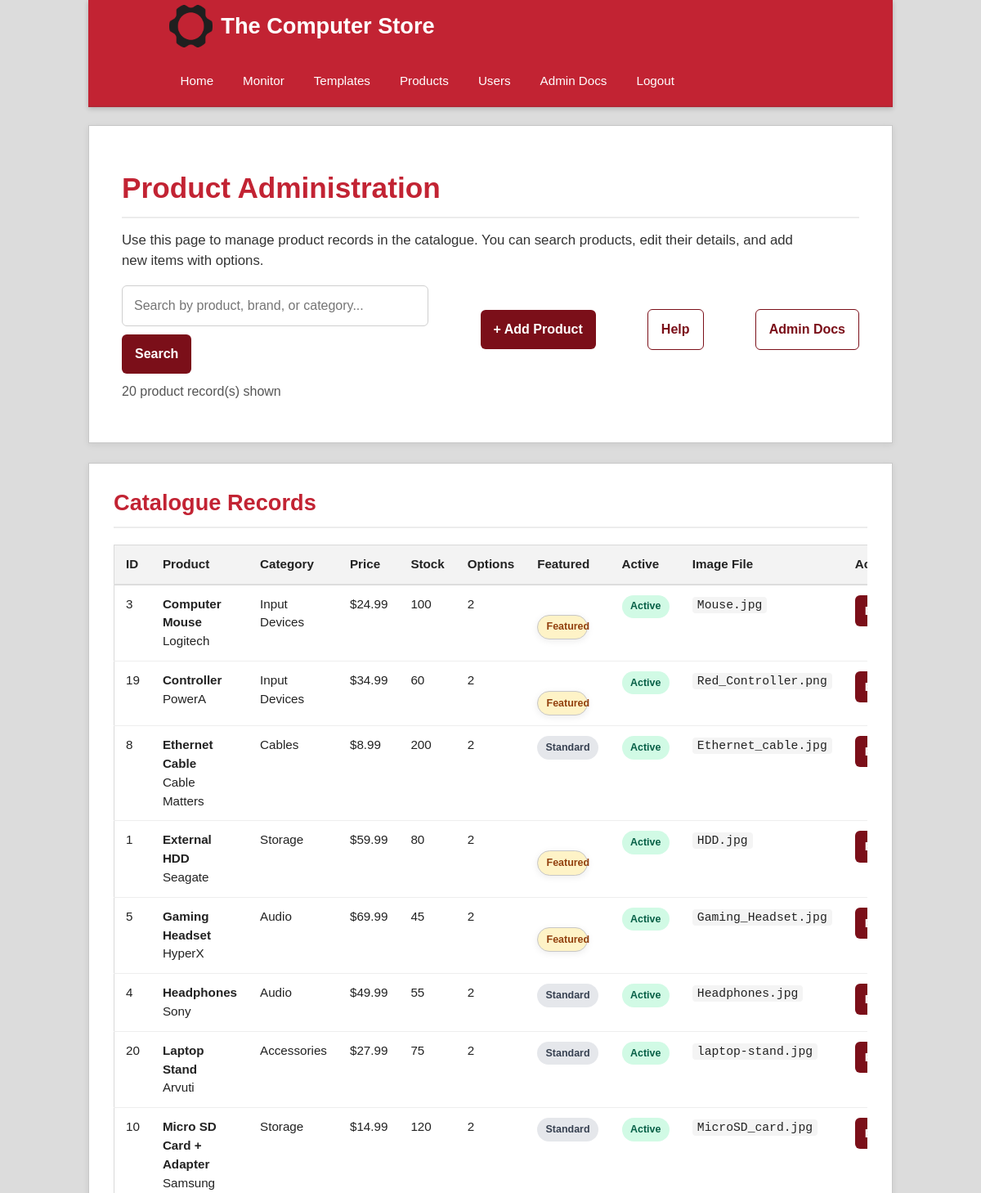
/backend/admin/products.php (signed in, upper part), run on an earlier commit of the app's database.
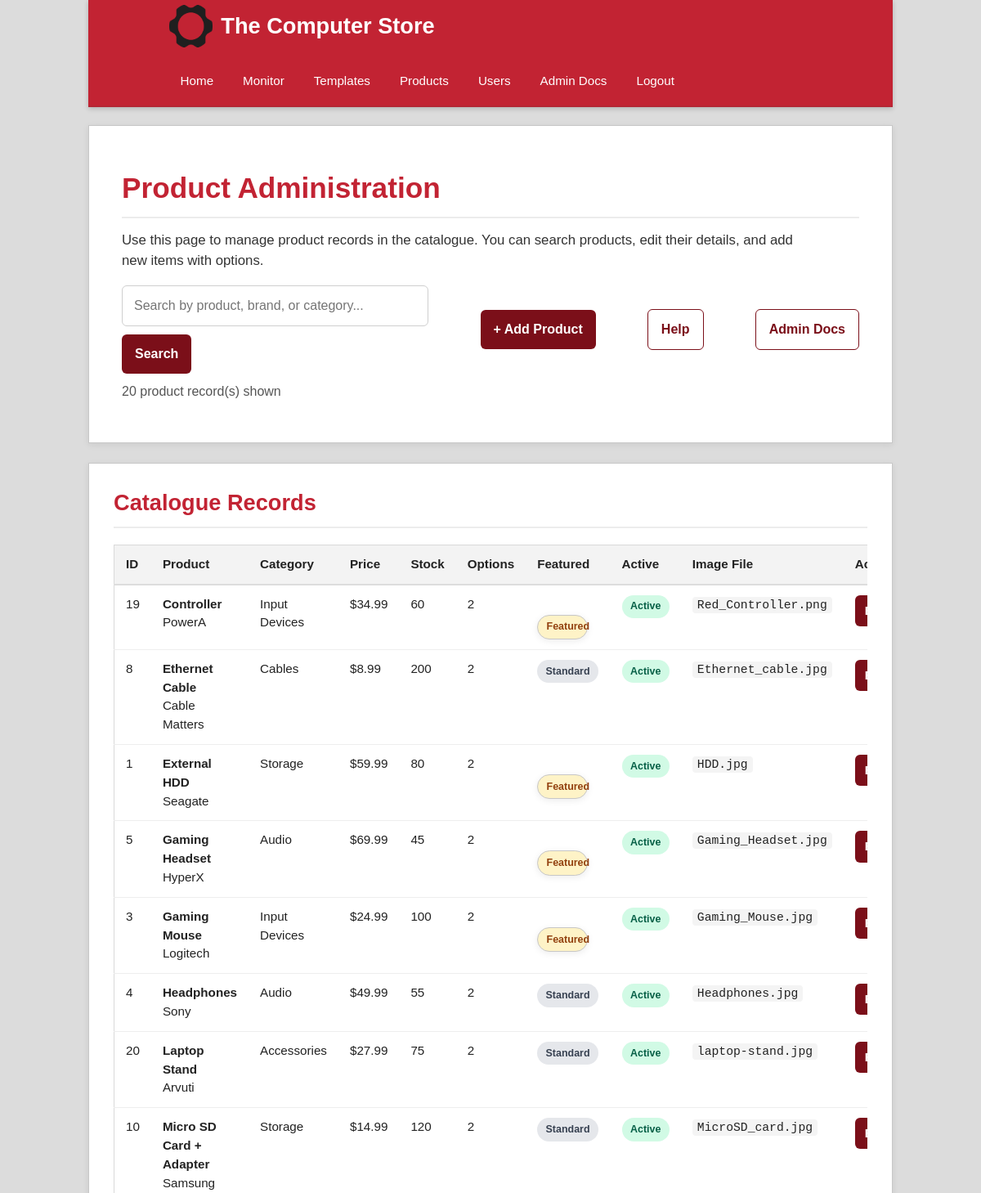
And on a later commit of the database.
### tables this page shows
CREATE TABLE IF NOT EXISTS products (
    id              INT AUTO_INCREMENT PRIMARY KEY,
    category_id     INT NOT NULL,
    title           VARCHAR(200) NOT NULL,
    brand           VARCHAR(150) NOT NULL,
    description     TEXT,
    base_price      DECIMAL(8,2) NOT NULL,
    stock           INT NOT NULL DEFAULT 0,
    image_file      VARCHAR(255),
    is_featured     TINYINT(1) DEFAULT 0,
    is_active       TINYINT(1) DEFAULT 1,
    created_at      TIMESTAMP DEFAULT CURRENT_TIMESTAMP,
    FOREIGN KEY (category_id) REFERENCES categories(id) ON DELETE CASCADE
);

CREATE TABLE IF NOT EXISTS categories (
    id          INT AUTO_INCREMENT PRIMARY KEY,
    name        VARCHAR(100) NOT NULL,
    slug        VARCHAR(100) NOT NULL UNIQUE,
    description TEXT,
    created_at  TIMESTAMP DEFAULT CURRENT_TIMESTAMP
);

### backend/config.php (called while the page is built, shortened)
<?php
function get_db(): PDO
{
    static $pdo = null;
    if ($pdo === null) {
        $dsn = 'mysql:host=' . DB_HOST . ';dbname=' . DB_NAME . ';charset=utf8mb4';
        $options = [
            PDO::ATTR_ERRMODE => PDO::ERRMODE_EXCEPTION,
            PDO::ATTR_DEFAULT_FETCH_MODE => PDO::FETCH_ASSOC,
            PDO::ATTR_EMULATE_PREPARES => false,
        ];
        $pdo = new PDO($dsn, DB_USER, DB_PASS, $options);
    }
    return $pdo;
}
function get_allowed_themes(): array
{
    return ['light', 'dark', 'holiday'];
}
function normalize_theme(string $theme): string
{
    return in_array($theme, get_allowed_themes(), true) ? $theme : 'light';
}
function get_active_theme(): string
{
    try {
        $pdo = get_db();
        $stmt = $pdo->query("
            SELECT setting_value
            FROM site_settings
            WHERE setting_key = 'active_theme'
            LIMIT 1
        ");
        $row = $stmt->fetch();
        return normalize_theme($row ? (string) $row['setting_value'] : 'light');
    } catch (PDOException $e) {
        return 'light';
    }
}
function h($str): string
{
    return htmlspecialchars((string) $str, ENT_QUOTES | ENT_SUBSTITUTE, 'UTF-8');
}

### backend/admin/products.php (the view, shortened to what the changed rows need)
<?php
require_once __DIR__ . '/../config.php';
$theme = get_active_theme();
$search = trim($_GET['q'] ?? '');
try {
    $pdo = get_db();
    if ($search !== '') {
        $stmt = $pdo->prepare("
            SELECT
                p.id,
                p.title,
                p.brand,
                p.base_price,
                p.stock,
                p.image_file,
                p.is_featured,
                p.is_active,
                c.name AS category_name,
                (
                    SELECT COUNT(*)
                    FROM product_options po
                    WHERE po.product_id = p.id
                ) AS option_count
            FROM products p
            JOIN categories c ON c.id = p.category_id
            WHERE p.title LIKE :search
               OR p.brand LIKE :search_brand
               OR c.name LIKE :search_category
            ORDER BY p.title ASC
        ");
        $stmt->execute([
            ':search' => "%{$search}%",
            ':search_brand' => "%{$search}%",
            ':search_category' => "%{$search}%",
        ]);
        $products = $stmt->fetchAll();
    } else {
        $stmt = $pdo->query("
            SELECT
                p.id,
                p.title,
                p.brand,
                p.base_price,
                p.stock,
                p.image_file,
                p.is_featured,
                p.is_active,
                c.name AS category_name,
                (
                    SELECT COUNT(*)
                    FROM product_options po
                    WHERE po.product_id = p.id
                ) AS option_count
            FROM products p
            JOIN categories c ON c.id = p.category_id
            ORDER BY p.title ASC
        ");
        $products = $stmt->fetchAll();
    }
} catch (PDOException $e) {
    $products = [];
    $message = 'Unable to load products: ' . $e->getMessage();
    $message_class = 'error';
}
?>
<!DOCTYPE html>
<html lang="en">
<head>
    <link rel="stylesheet" href="../../styles/<?= h($theme) ?>.css">
    <link rel="stylesheet" href="../../styles/admin-products.css">
</head>
<body class="theme-<?= h($theme) ?>">
<main>
    <div class="containerIntro">
        <div class="introText">
            <h1>Product Administration</h1>
        </div>
    </div>
    <div class="featured">
        <h1>Catalogue Records</h1>
        <div class="dataTableWrap">
            <table class="dataTable">
                <thead>
                    <tr>
                        <th>ID</th>
                        <th>Product</th>
                        <th>Category</th>
                        <th>Price</th>
                        <th>Stock</th>
                        <th>Options</th>
                        <th>Featured</th>
                        <th>Active</th>
                        <th>Image File</th>
                        <th>Action</th>
                    </tr>
                </thead>
                <tbody>
                    <?php if (empty($products)): ?>
                        <tr>
                            <td colspan="10">No products found.</td>
                        </tr>
                    <?php else: ?>
                        <?php foreach ($products as $product): ?>
                            <tr>
                                <td><?= (int) $product['id'] ?></td>
                                <td>
                                    <strong><?= h($product['title']) ?></strong><br>
                                    <span><?= h($product['brand']) ?></span>
                                </td>
                                <td><?= h($product['category_name']) ?></td>
                                <td>$<?= number_format((float) $product['base_price'], 2) ?></td>
                                <td><?= (int) $product['stock'] ?></td>
                                <td><?= (int) $product['option_count'] ?></td>
                                <td>
                                    <span class="statusPill <?= (int) $product['is_featured'] === 1 ? 'featured' : 'standard' ?>">
                                        <?= (int) $product['is_featured'] === 1 ? 'Featured' : 'Standard' ?>
                                    </span>
                                </td>
                                <td>
                                    <span class="statusPill <?= (int) $product['is_active'] === 1 ? 'active' : 'inactive' ?>">
                                        <?= (int) $product['is_active'] === 1 ? 'Active' : 'Inactive' ?>
                                    </span>
                                </td>
                                <td><span class="inlineCode"><?= h($product['image_file'] ?: 'none') ?></span></td>
                                <td>
                                    <a href="product-form.php?id=<?= (int) $product['id'] ?>" class="btnSmall">Edit</a>
                                </td>
                            </tr>
                        <?php endforeach; ?>
                    <?php endif; ?>
                </tbody>
            </table>
        </div>
    </div>
</main>
</body>
</html>

What changed in the data, as far as the page shows it:
changed products "Logitech": title "Computer Mouse" → "Gaming Mouse"; image_file "Mouse.jpg" → "Gaming_Mouse.jpg"; moves down the list
